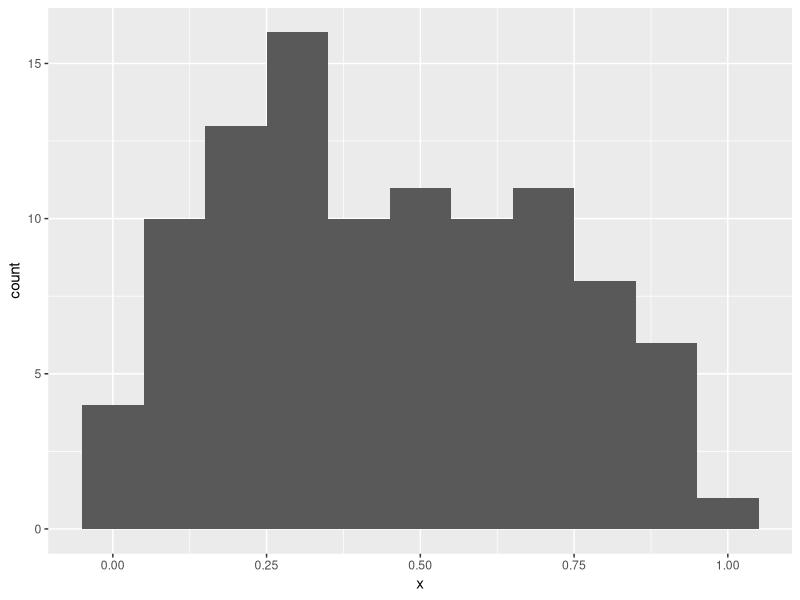

Write R code to recreate this figure.
## ---- chunk 1
library(tidyverse)
## ---- chunk 2
as_mapper(runif(2))
## ---- chunk 3
trials <- map(1:100, ~ t.test(rpois(10, 10), rpois(7, 10)))
pvs <- map_dbl(trials, 'p.value')
ggplot(tibble(x=pvs), aes(x=x)) + geom_histogram(binwidth =  .1)
## ---- chunk 4
  x <- list(
  list(1, c(3, 9)),
  list(c(3, 6), 7, c(4, 7, 6))
)

triple <- function(x) x * 3
map(x, ~ map(.x,triple))
 
## ---- chunk 5
formulas <- list(
  mpg ~ disp,
  mpg ~ I(1 / disp),
  mpg ~ disp + wt,
  mpg ~ I(1 / disp) + wt
)

map(formulas, ~lm(.x,mtcars))


## ---- chunk 6
bootstrap <- function(df) {
  df[sample(nrow(df), replace = TRUE), , drop = FALSE]
}

bootstraps <- map(1:10, ~ bootstrap(mtcars))

fit_and_get_r2 <- function(data)
{
  fit <- lm(mpg ~ disp,data)
  summary(fit)$r.squared
}
map_dbl(bootstraps, fit_and_get_r2)

## ---- chunk 7
bootstraps %>%
  map(~ lm(mpg ~ disp, data = .x)) %>%
  map(summary) %>%
  map_dbl("r.squared")
## ---- chunk 8
simple_reduce <- function(x, f) {
  out <- x[[1]]
  for (i in seq(2, length(x))) {
    out <- f(out, x[[i]])
  }
  out
}

## ---- chunk 9
simple_reduce_2 <- function(x, f, .init = NULL) {
  if(is.null(.init) && length(x) < 2)
    stop("Provide an initial value (.init) if the length of the x is less then 2")
  if(length(x)< 1)
    return(.init)
  
  if(is.null(.init))
  {
    out <- x[[1]]
    x <- x[2:length(x)]
  } else {
    out <- .init
  }

  for (i in seq(1, length(x))) {
    out <- f(out, x[[i]])
  }
  out
}

